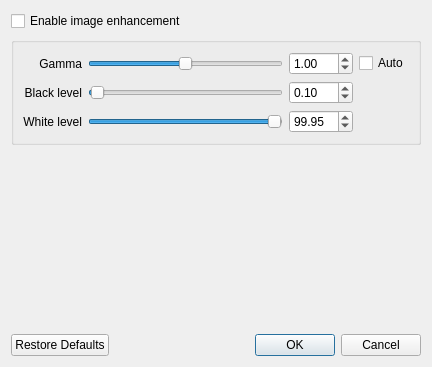
<?xml version="1.0" encoding="UTF-8"?>
<ui version="4.0">
 <class>AdjustVideoDialog</class>
 <widget class="QDialog" name="AdjustVideoDialog">
  <property name="geometry">
   <rect>
    <x>0</x>
    <y>0</y>
    <width>432</width>
    <height>367</height>
   </rect>
  </property>
  <property name="windowTitle">
   <string>Image Enhancement</string>
  </property>
  <property name="modal">
   <bool>false</bool>
  </property>
  <layout class="QVBoxLayout" name="verticalLayout">
   <item>
    <widget class="QCheckBox" name="enableAdjustment">
     <property name="text">
      <string>Enable image enhancement</string>
     </property>
    </widget>
   </item>
   <item>
    <widget class="QGroupBox" name="groupBox">
     <property name="title">
      <string/>
     </property>
     <property name="flat">
      <bool>false</bool>
     </property>
     <property name="checkable">
      <bool>false</bool>
     </property>
     <layout class="QGridLayout" name="gridLayout">
      <item row="0" column="0">
       <widget class="QLabel" name="GammaTextLabel">
        <property name="text">
         <string>Gamma</string>
        </property>
        <property name="alignment">
         <set>Qt::AlignRight|Qt::AlignTrailing|Qt::AlignVCenter</set>
        </property>
       </widget>
      </item>
      <item row="0" column="1">
       <widget class="QSlider" name="gammaSlider">
        <property name="minimum">
         <number>-9000</number>
        </property>
        <property name="maximum">
         <number>9000</number>
        </property>
        <property name="singleStep">
         <number>10</number>
        </property>
        <property name="pageStep">
         <number>100</number>
        </property>
        <property name="value">
         <number>0</number>
        </property>
        <property name="sliderPosition">
         <number>0</number>
        </property>
        <property name="orientation">
         <enum>Qt::Horizontal</enum>
        </property>
       </widget>
      </item>
      <item row="0" column="2">
       <widget class="QDoubleSpinBox" name="gammaSpinBox">
        <property name="minimum">
         <double>0.100000000000000</double>
        </property>
        <property name="maximum">
         <double>10.000000000000000</double>
        </property>
        <property name="singleStep">
         <double>0.010000000000000</double>
        </property>
        <property name="value">
         <double>1.000000000000000</double>
        </property>
       </widget>
      </item>
      <item row="0" column="3">
       <widget class="QCheckBox" name="autoGammaCheckBox">
        <property name="text">
         <string>Auto</string>
        </property>
       </widget>
      </item>
      <item row="1" column="0">
       <widget class="QLabel" name="label">
        <property name="text">
         <string>Black level</string>
        </property>
        <property name="alignment">
         <set>Qt::AlignRight|Qt::AlignTrailing|Qt::AlignVCenter</set>
        </property>
       </widget>
      </item>
      <item row="1" column="1">
       <widget class="QSlider" name="blackLevelsSlider">
        <property name="maximum">
         <number>9900</number>
        </property>
        <property name="value">
         <number>100</number>
        </property>
        <property name="orientation">
         <enum>Qt::Horizontal</enum>
        </property>
       </widget>
      </item>
      <item row="1" column="2">
       <widget class="QDoubleSpinBox" name="blackLevelsSpinBox">
        <property name="decimals">
         <number>2</number>
        </property>
        <property name="maximum">
         <double>99.000000000000000</double>
        </property>
        <property name="value">
         <double>0.100000000000000</double>
        </property>
       </widget>
      </item>
      <item row="2" column="0">
       <widget class="QLabel" name="label_2">
        <property name="text">
         <string>White level</string>
        </property>
        <property name="alignment">
         <set>Qt::AlignRight|Qt::AlignTrailing|Qt::AlignVCenter</set>
        </property>
       </widget>
      </item>
      <item row="2" column="1">
       <widget class="QSlider" name="whiteLevelsSlider">
        <property name="minimum">
         <number>100</number>
        </property>
        <property name="maximum">
         <number>10000</number>
        </property>
        <property name="value">
         <number>9950</number>
        </property>
        <property name="sliderPosition">
         <number>9950</number>
        </property>
        <property name="orientation">
         <enum>Qt::Horizontal</enum>
        </property>
        <property name="tickPosition">
         <enum>QSlider::NoTicks</enum>
        </property>
       </widget>
      </item>
      <item row="2" column="2">
       <widget class="QDoubleSpinBox" name="whiteLevelsSpinBox">
        <property name="decimals">
         <number>2</number>
        </property>
        <property name="minimum">
         <double>0.100000000000000</double>
        </property>
        <property name="maximum">
         <double>100.000000000000000</double>
        </property>
        <property name="value">
         <double>99.950000000000003</double>
        </property>
       </widget>
      </item>
     </layout>
    </widget>
   </item>
   <item>
    <layout class="QHBoxLayout" name="horizontalLayout">
     <property name="spacing">
      <number>0</number>
     </property>
     <property name="leftMargin">
      <number>8</number>
     </property>
     <property name="rightMargin">
      <number>8</number>
     </property>
     <item>
      <widget class="QnHistogramWidget" name="histogramWidget" native="true">
       <property name="sizePolicy">
        <sizepolicy hsizetype="MinimumExpanding" vsizetype="MinimumExpanding">
         <horstretch>0</horstretch>
         <verstretch>0</verstretch>
        </sizepolicy>
       </property>
      </widget>
     </item>
    </layout>
   </item>
   <item>
    <widget class="QDialogButtonBox" name="buttonBox">
     <property name="orientation">
      <enum>Qt::Horizontal</enum>
     </property>
     <property name="standardButtons">
      <set>QDialogButtonBox::Cancel|QDialogButtonBox::Ok|QDialogButtonBox::RestoreDefaults</set>
     </property>
     <property name="centerButtons">
      <bool>false</bool>
     </property>
    </widget>
   </item>
  </layout>
 </widget>
 <customwidgets>
  <customwidget>
   <class>QnHistogramWidget</class>
   <extends>QWidget</extends>
   <header location="global">ui/widgets/histogram_widget.h</header>
   <container>1</container>
  </customwidget>
 </customwidgets>
 <tabstops>
  <tabstop>buttonBox</tabstop>
 </tabstops>
 <resources/>
 <connections/>
 <slots>
  <slot>testSettings()</slot>
 </slots>
</ui>
